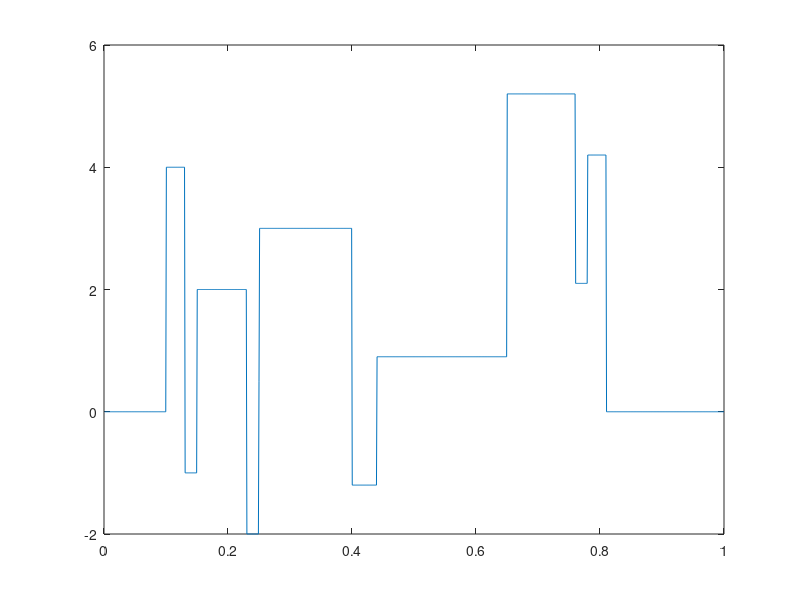

Here is the MATLAB script that generated this plot: (Note: this script raises an error after producing the figure.)
%% BLOCKS from Donoho-Johnstone Library of Signals

%% Matrix Product case - many (M) number of simulations - using SNR
% Comparison of single base wavelet matrix with Matrix Products 
%% First: Two-Matrix Product W1W2 comparison to Single base
%% Second: Similarity Transform W1'W2W1 comparison to W1W2, Single base
%% Third: Kronecker Product 


close all
clear; clc;

% User Defined Parameters  
M = 200;  % number of simulations
SNR = 5;  % can change to 3, 5, or 7 


% Storing MSE values

% Kronecker Product for W0
mse_kron_vec = zeros(M, 1); 

% Matrix Products for W1'W2W1 
mse_W1W2W1_vec = zeros(M, 1); 

% Matrix Products for 2 filters 
mse_W1W2_vec = zeros(M, 1); 
 

% Single base
mse_W1_vec = zeros(M, 1);
mse_W2_vec = zeros(M, 1);


n=1024;
n1 = n;

% Blocks
m=n1;
t = (1:m) ./m;
pos = [ .1 .13 .15 .23 .25 .40 .44 .65  .76 .78 .81];
hgt = [4 (-5) 3 (-4) 5 (-4.2) 2.1 4.3  (-3.1) 2.1 (-4.2)];
sig = zeros(size(t));
for j=1:length(pos)
    sig = sig + (1 + sign(t-pos(j))).*(hgt(j)/2) ;
end

s_orig=sig;

figure(1)
plot(t, s_orig)


% Signal: Doppler
%n = 1024;
%t = linspace(0, 1, n);
%doppler = sqrt(t .* (1 - t)) .* sin((2 * pi * 1.05) ./ (t + 0.05));
%s_orig = doppler;  

% Filter vectors 
hfilt_haar = [sqrt(2)/2, sqrt(2)/2]; % Haar filter


nl=3; % if using nl = 10 we run into problem with wavmat (W1 and W2 are not orthogonal!)       
W1= Wavmat(hfilt_haar, n, nl, 0); % Wavelet matrix 
W2= Wavmat(hfilt_haar, n, nl, 0); % Wavelet matrix 
 
% Add Gaussian noise with fixed SNR (user can set at beginning of file)
signal_var = var(s_orig);
signal_std = sqrt(signal_var);
s_orig= s_orig/signal_std * sqrt(SNR); % signal standardized to have unit variance, then scaled by sqrt(SNR)
     
for m = 1:M 
     s = s_orig + randn(size(s_orig)); % adds unit variance Gaussian noise

     
     %%  W1'W2W1 Product Wavelet Shrinkage 
     W121 = W1 * W2 * W1;
     wd121 = W121 * s'; % apply wavelet to noisy signal

     lambda = sqrt(2 * log(n)); % Universal thresholding, noise ~ Normal(0,1)
    
     wd121(abs(wd121) < lambda) = 0;  % Hard thresholding
    
     sr121 = W121' * wd121; % reconstruct denoised signal

     mse_W1W2W1_vec(m) = mean((s_orig - sr121').^2); 

     
     %%  W1W2 Product Wavelet Shrinkage 
     W12 = W1 * W2;
     wd12 = W12 * s'; % apply wavelet to noisy signal

     lambda = sqrt(2 * log(n)); % Universal thresholding, noise ~ Normal(0,1)
    
     wd12(abs(wd12) < lambda) = 0;  % Hard thresholding
    
     sr12 = W12' * wd12; % reconstruct denoised signal

     mse_W1W2_vec(m) = mean((s_orig - sr12').^2); 


     %%  Single Base (W1 - Haar) Wavelet Shrinkage  

     wd_W1 = W1 * s'; % Apply single wavelet matrix W1 to noisy signal

     wd_thresh_W1 = wd_W1;
     wd_thresh_W1(abs(wd_W1) < lambda) = 0; % Hard thresolding
    
     sr_W1 = W1' * wd_thresh_W1; % reconstruct denoised signal
    
     mse_W1_vec(m) = mean((s_orig' - sr_W1).^2); % mse for single wavelet W1
    

     %%  Single Base (W2 - Haar) Wavelet Shrinkage  

     wd_W2 = W2 * s'; % Apply single wavelet matrix W2 to noisy signal

     wd_thresh_W2 = wd_W2;
     wd_thresh_W2(abs(wd_W2) < lambda) = 0; % Hard thresolding
    
     sr_W2 = W2' * wd_thresh_W2; % reconstruct denoised signal
    
     mse_W2_vec(m) = mean((s_orig' - sr_W2).^2); % mse for single wavelet W2
     
    %%  Kronecker Product 
    % Exploration of kron(W0,W0) 
     W0 = Wavmat(hfilt_haar, 2^7, 4, 0); % Wavelet matrix 
     %W0_2 = Wavmat(hfilt1, 2^3, 1, 0); % with level 1, variability is smaller
     W0_2 = Wavmat([sqrt(2)/2 sqrt(2)/2], 2^3, 1, 0); % with level 1, variability is smaller

     WW = kron(W0,W0_2);
     wd_kron = WW * s'; % apply wavelet to noisy signal
     wd_kron(abs(wd_kron) < lambda) = 0;  % Hard thresholding
        
     sr_kron = WW' * wd_kron; % reconstruct denoised signal
    
     mse_kron_vec(m) = mean((s_orig' - sr_kron).^2); % mse for kronecker prod


 end

 % Calculate Average MSE for kron(W0, W0_2) across M simulations 
 avg_mse_kron = mean(mse_kron_vec);

 % Calculate Average MSE for W1'W2W1 across M simulations 
 avg_mse_W1W2W1 = mean(mse_W1W2W1_vec);

 % Calculate Average MSE for W1W2 across M simulations 
 avg_mse_W1W2 = mean(mse_W1W2_vec);


 % and all 4 single bases W1-W4
 avg_mse_W1 = mean(mse_W1_vec);
 avg_mse_W2 = mean(mse_W2_vec);

 % Print results

 %fprintf( 'Average MSE (Kronecker Product):   %.4f\n', avg_mse_kron); 

 %fprintf( 'Variance of MSEs (Kronecker Product):   %.4f\n', var(mse_kron_vec)); 

 %fprintf( '-------------------------------------------\n'); 

 %fprintf('Average MSE (W1W2W1 Product): %.4f\n', avg_mse_W1W2W1);

 %fprintf('Average MSE (W1W2 Product): %.4f\n', avg_mse_W1W2);

 %fprintf('Average MSE (W1 - Haar):   %.4f\n', avg_mse_W1);
 %fprintf( 'Variance of MSEs (W1 - Haar):   %.4f\n', var(mse_W1_vec)); 
 %fprintf('Average MSE (W2 - Haar):   %.4f\n', avg_mse_W2);
 %fprintf( 'Variance of MSEs (W1 - Haar):   %.4f\n', var(mse_W1_vec)); 

 fprintf('| %-22s | %-11s | %-16s |\n', 'Method', 'Average MSE', 'Variance of MSE');
 fprintf('|------------------------|-------------|------------------|\n');
 fprintf('| %-22s | %.4f      | %.4f           |\n', 'Kronecker Product', avg_mse_kron, var(mse_kron_vec));
 fprintf('| %-22s | %.4f      | %.4f           |\n', 'W1W2W1 Product', avg_mse_W1W2W1, var(mse_W1W2W1_vec));
 fprintf('| %-22s | %.4f      | %.4f           |\n', 'W1W2 Product', avg_mse_W1W2, var(mse_W1W2_vec));
 fprintf('| %-22s | %.4f      | %.4f           |\n', 'W1 (Haar)', avg_mse_W1, var(mse_W1_vec));
 fprintf('| %-22s | %.4f      | %.4f           |\n', 'W2 (Haar)', avg_mse_W2, var(mse_W2_vec));


 % Boxplot of Average MSEs
 figure;
 boxplot([mse_W1W2_vec, mse_W1_vec, mse_W2_vec], ...
     {'W1W2', 'Haar', 'Haar'});
 ylabel('MSE');
 title('MSE Distributions for M = 200 Simulations');

 figure;
 boxplot([mse_kron_vec, mse_W1W2W1_vec, mse_W1W2_vec, mse_W1_vec, mse_W2_vec], ...
     {'kron', 'W1W2W1', 'W1W2', 'Haar', 'Haar'});
 ylabel('MSE');
 title('MSE Distributions including Kron and W1W2W1');

%figure;
%histogram(mse_W1W2W1_vec, 15);
%title('Histogram of W1W2W1 MSEs');
%xlabel('MSE'); ylabel('Frequency');

%figure;
%histogram(mse_kron_vec, 15);
%title('Histogram of Kron MSEs');
